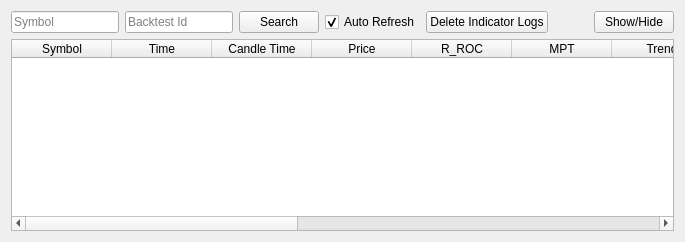
          <widget class="QWidget" name="tab_8">
           <property name="styleSheet">
            <string notr="true"/>
           </property>
           <attribute name="title">
            <string>Indicator Logs</string>
           </attribute>
           <layout class="QGridLayout" name="gridLayout_9">
            <item row="0" column="0">
             <layout class="QVBoxLayout" name="verticalLayout_5">
              <item>
               <layout class="QHBoxLayout" name="horizontalLayout">
                <item>
                 <widget class="QLineEdit" name="txtSearchMarketIndLog">
                  <property name="sizePolicy">
                   <sizepolicy hsizetype="Fixed" vsizetype="Fixed">
                    <horstretch>0</horstretch>
                    <verstretch>0</verstretch>
                   </sizepolicy>
                  </property>
                  <property name="styleSheet">
                   <string notr="true"/>
                  </property>
                  <property name="placeholderText">
                   <string>Symbol</string>
                  </property>
                 </widget>
                </item>
                <item>
                 <widget class="QLineEdit" name="txtBacktestIdIndLogs">
                  <property name="sizePolicy">
                   <sizepolicy hsizetype="Fixed" vsizetype="Fixed">
                    <horstretch>0</horstretch>
                    <verstretch>0</verstretch>
                   </sizepolicy>
                  </property>
                  <property name="styleSheet">
                   <string notr="true"/>
                  </property>
                  <property name="placeholderText">
                   <string>Backtest Id</string>
                  </property>
                 </widget>
                </item>
                <item>
                 <widget class="QPushButton" name="btnSearchMarketIndLog">
                  <property name="styleSheet">
                   <string notr="true"/>
                  </property>
                  <property name="text">
                   <string>Search</string>
                  </property>
                 </widget>
                </item>
                <item>
                 <widget class="QCheckBox" name="chkAutoRefreshIndLog">
                  <property name="styleSheet">
                   <string notr="true"/>
                  </property>
                  <property name="text">
                   <string>Auto Refresh</string>
                  </property>
                  <property name="checked">
                   <bool>true</bool>
                  </property>
                 </widget>
                </item>
                <item>
                 <widget class="QPushButton" name="btnTruncateIndicatorLog">
                  <property name="styleSheet">
                   <string notr="true"/>
                  </property>
                  <property name="text">
                   <string>Delete Indicator Logs</string>
                  </property>
                 </widget>
                </item>
                <item>
                 <spacer name="horizontalSpacer">
                  <property name="orientation">
                   <enum>Qt::Horizontal</enum>
                  </property>
                  <property name="sizeHint" stdset="0">
                   <size>
                    <width>40</width>
                    <height>20</height>
                   </size>
                  </property>
                 </spacer>
                </item>
                <item>
                 <widget class="QPushButton" name="ShowHide_IndLog">
                  <property name="text">
                   <string>Show/Hide</string>
                  </property>
                 </widget>
                </item>
               </layout>
              </item>
              <item>
               <widget class="QTableWidget" name="tblIndicatorLogs">
                <property name="enabled">
                 <bool>true</bool>
                </property>
                <property name="styleSheet">
                 <string notr="true"/>
                </property>
                <property name="alternatingRowColors">
                 <bool>true</bool>
                </property>
                <property name="sortingEnabled">
                 <bool>true</bool>
                </property>
                <column>
                 <property name="text">
                  <string>Symbol</string>
                 </property>
                </column>
                <column>
                 <property name="text">
                  <string>Time</string>
                 </property>
                </column>
                <column>
                 <property name="text">
                  <string>Candle Time</string>
                 </property>
                </column>
                <column>
                 <property name="text">
                  <string>Price</string>
                 </property>
                </column>
                <column>
                 <property name="text">
                  <string>R_ROC</string>
                 </property>
                </column>
                <column>
                 <property name="text">
                  <string>MPT</string>
                 </property>
                </column>
                <column>
                 <property name="text">
                  <string>Trend</string>
                 </property>
                </column>
                <column>
                 <property name="text">
                  <string>EMAx</string>
                 </property>
                </column>
                <column>
                 <property name="text">
                  <string>VStop</string>
                 </property>
                </column>
                <column>
                 <property name="text">
                  <string>S_ROC</string>
                 </property>
                </column>
                <column>
                 <property name="text">
                  <string>R_Signal</string>
                 </property>
                </column>
                <column>
                 <property name="text">
                  <string>S_Signal</string>
                 </property>
                </column>
                <column>
                 <property name="text">
                  <string>R_Count</string>
                 </property>
                </column>
                <column>
                 <property name="text">
                  <string>S_Count</string>
                 </property>
                </column>
               </widget>
              </item>
             </layout>
            </item>
           </layout>
          </widget>
